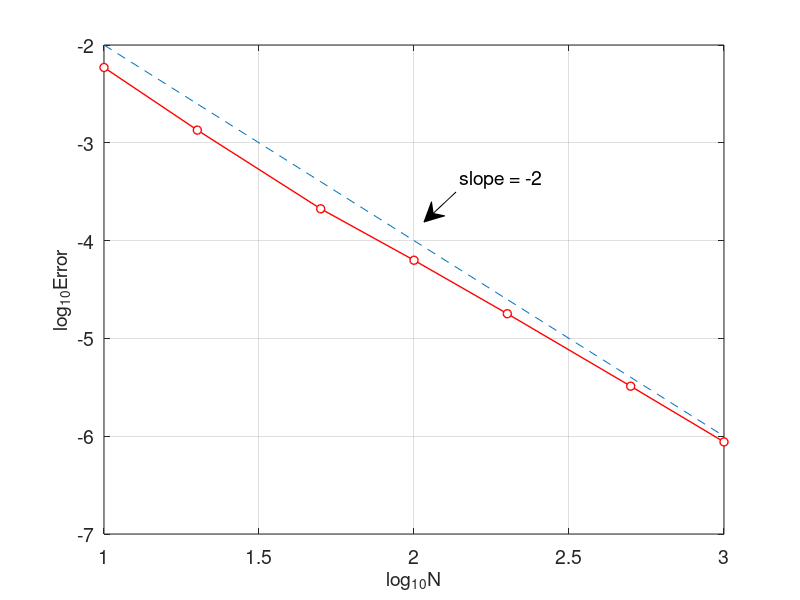

This chart was generated by the following MATLAB code:
% fdm1d2_error.m
% finite difference method for 1D problem
% -(x*u')'+x*u'=pi^2*x*sin(pi*x)-pi*cos(pi*x)+pi*x*cos(pi*x) in [0,1]
% u(0)=0, u(1)=0 ;
% exact solution : u=sin(pi*x)
clear all; close all;
Nvec=[10 20 50 100 200 500 1000];    % Number of partitions
Error=[];
for k=1:length(Nvec)
    N=Nvec(k);
    h=1/N;
    x=0:h:1;
    N=length(x)-1;
    A=diag(2*x(2:N)./h^2)+diag(x(2:N-1)./(2*h)-(x(2:N-1)+0.5*h)./h^2,1)...
        +diag(-x(3:N)./(2*h)-(x(3:N)-0.5*h)./h^2,-1);
    b=pi^2*x(2:N).*sin(pi*x(2:N))+pi*(x(2:N)-1).*cos(pi*x(2:N));
    un=A\b';
    un=[0;un;0];
    ue=sin(pi*x');
    error=max(abs(un-ue));
    Error=[Error,error];
end
plot(log10(Nvec),log10(Error),'ro-','MarkerFaceColor','w','LineWidth',1)
hold on
plot(log10(Nvec),log10(Nvec.^(-2)),'--')
grid on
%title('Convergence of Finite Difference Method','fontsize',14)
set(gca,'fontsize',14)
xlabel('log_{10}N','fontsize',14), ylabel('log_{10}Error','fontsize',14),

% add annotation of slope
ax = [0.57 0.53];
ay = [0.68 0.63];
annotation('textarrow',ax,ay,'String','slope = -2','fontsize',14)

% computing convergence order
for i=1:length(Nvec)-1
    order(i)=-log(Error(i)/Error(i+1))/(log(Nvec(i)/Nvec(i+1)));
end
Error
order

% print -dpng -r600 fdm1d2_error.png
% print -depsc2 fdm1d2_error.eps
